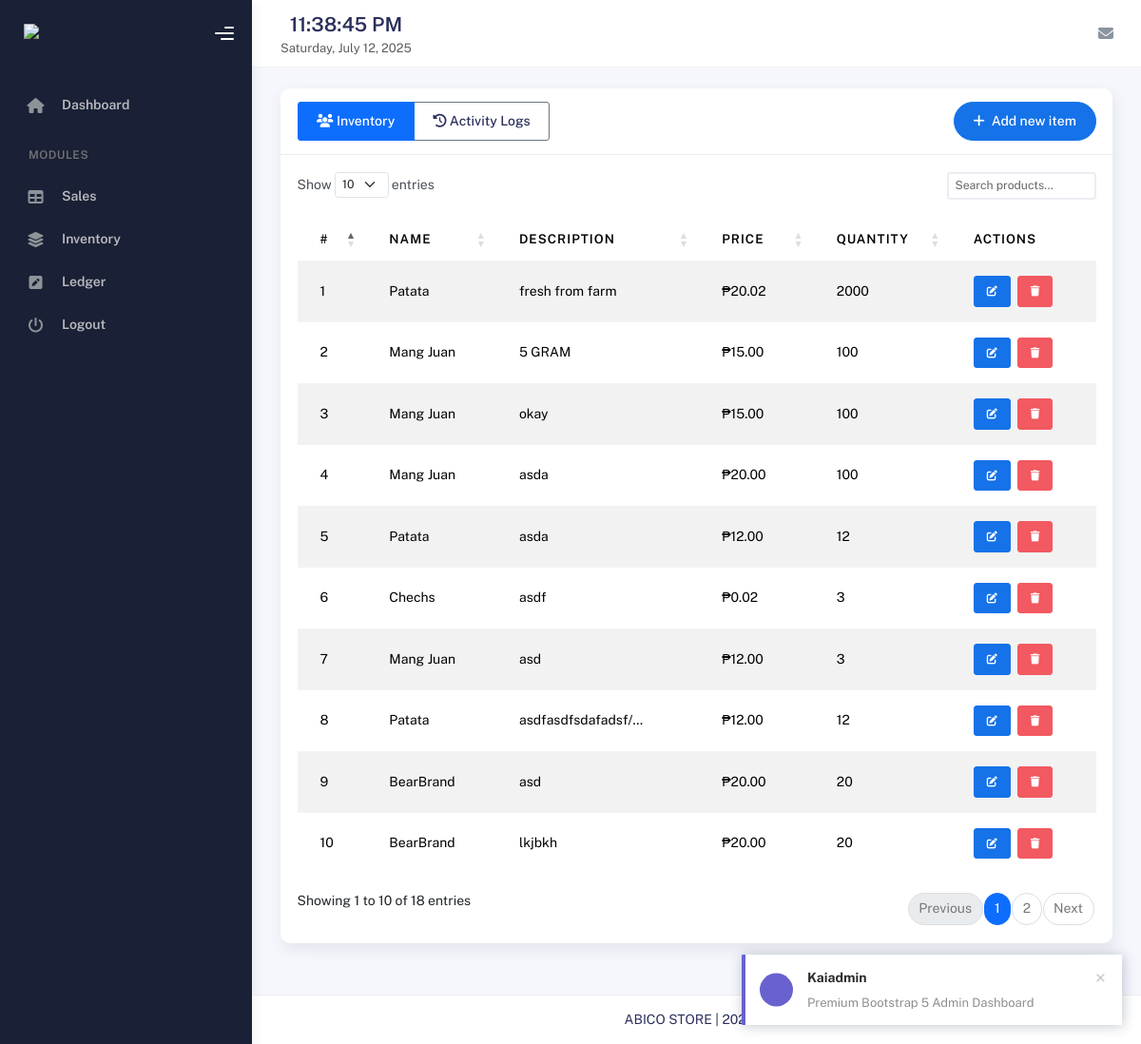
Before: /inventory/index.php (signed in) with the older database file.
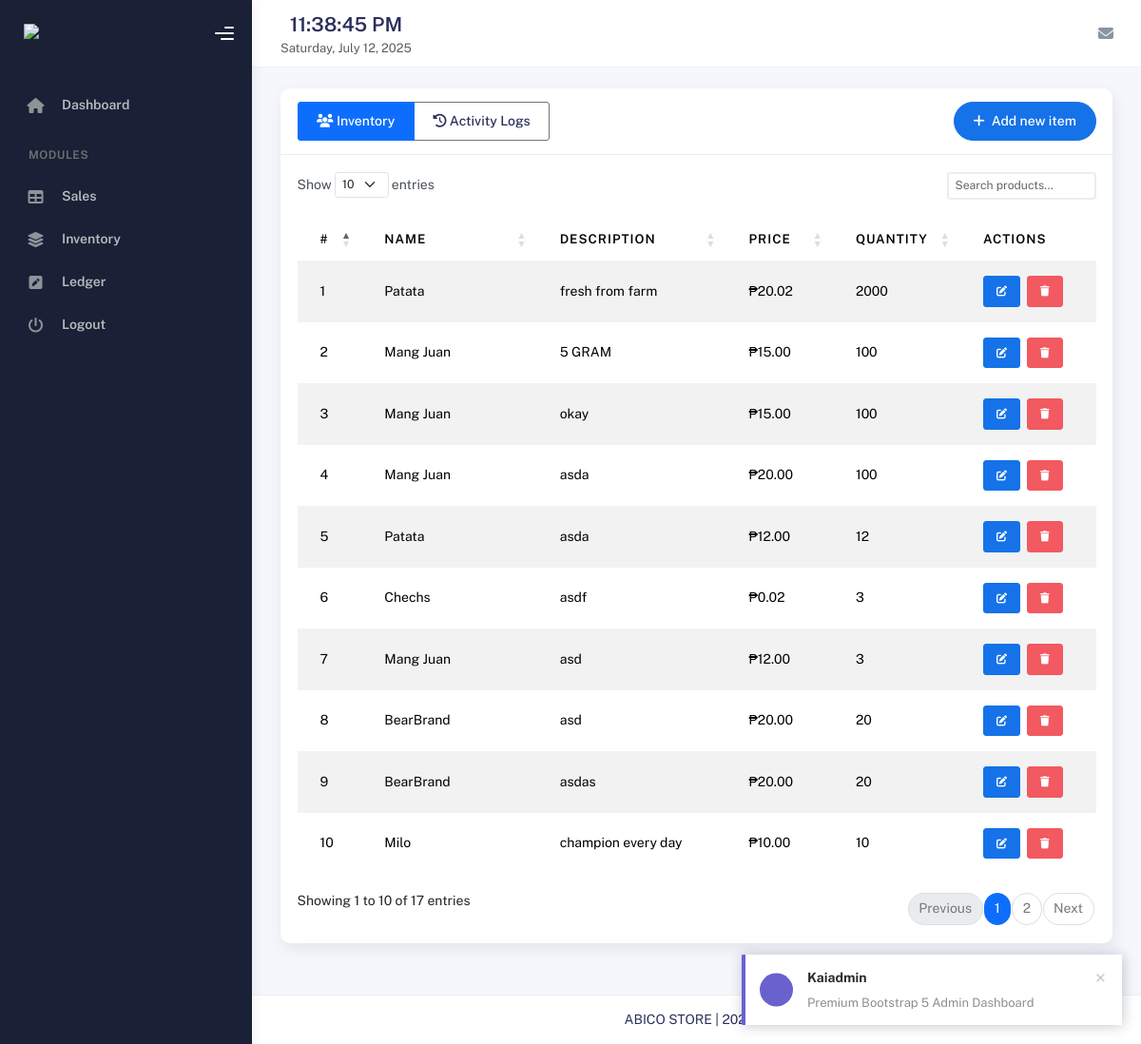
After: the same page with the newer database file.
### tables this page shows
CREATE TABLE `products` (
  `id` int(11) NOT NULL,
  `product_name` varchar(255) NOT NULL,
  `description` text DEFAULT NULL,
  `quantity` int(11) NOT NULL DEFAULT 0,
  `price` decimal(10,2) NOT NULL,
  `created_at` timestamp NOT NULL DEFAULT current_timestamp(),
  `updated_at` timestamp NOT NULL DEFAULT current_timestamp() ON UPDATE current_timestamp()
);

### includes/inventory/product.php (called while the page is built, shortened)
<?php
class product {
    private $conn;
    private $table_name = "products";
    public function __construct($db) {
        $this->conn = $db;
    }
    public function readAll() {
        $query = "SELECT * FROM " . $this->table_name . " ORDER BY created_at ASC";
        $stmt = $this->conn->prepare($query);
        $stmt->execute();
        return $stmt;
    }
}
?>

### inventory/index.php (the view, shortened to what this page needs)
<?php
require_once __DIR__ . '/../includes/inventory/product.php';
$database = new dbconn();
$db = $database->getConnection();
$product = new product($db);
$stmt = $product->readAll();
include __DIR__ . "/../templates/header.php";
include __DIR__ . "/../templates/sidebar.php";
include __DIR__ . "/../templates/nav.php";
?>
<div class="container">
    <div class="page-inner">
        <div class="card">
            <div class="card-header d-flex align-items-center justify-content-between">
                <div class="d-flex align-items-center">
                    <h4 class="card-title mb-0">
                        <div class="btn-group" role="group">
                            <a href="index.php" class="btn btn-outline-primary active">
                                <i class="fas fa-users"></i> Inventory
                            </a>
                            <a href="activity_log.php" class="btn btn-outline-secondary">
                                <i class="fas fa-history"></i> Activity Logs
                            </a>
                        </div>
                    </h4>
                </div>
                <button class="btn btn-primary btn-round" data-bs-toggle="modal" data-bs-target="#addProductModal">
                    <i class="fas fa-plus me-2"></i>Add new item
                </button>
            </div>
            <div class="card-body">
                <div class="table-responsive">
                    <table id="inventoryTable" class="table table-hover table-striped" style="width:100%">
                        <thead>
                            <tr>
                                <th>#</th>
                                <th>Name</th>
                                <th>Description</th>
                                <th>Price</th>
                                <th>Quantity</th>
                                <th>Actions</th>
                            </tr>
                        </thead>
                        <tbody>
                            <?php $count = 1; ?>
                            <?php while ($row = $stmt->fetch(PDO::FETCH_ASSOC)) { ?>
                            <tr>
                                <td><?php echo $count++; ?></td>
                                <td><?php echo htmlspecialchars(mb_strimwidth($row['product_name'], 0, 20, "...")); ?></td>
                                <td><?php echo htmlspecialchars(mb_strimwidth($row['description'], 0, 20, "...")); ?></td>
                                <td data-order="<?php echo $row['price']; ?>">₱<?php echo number_format($row['price'], 2); ?></td>
                                <td><?php echo $row['quantity']; ?></td>
                                <td>
                                    <div class="d-flex">
                                    <button class="btn btn-primary btn-sm me-2 edit-product"
                                            data-id="<?php echo $row['id']; ?>"
                                            data-name="<?php echo htmlspecialchars($row['product_name']); ?>"
                                            data-description="<?php echo htmlspecialchars($row['description']); ?>"
                                            data-quantity="<?php echo $row['quantity']; ?>"
                                            data-price="<?php echo $row['price']; ?>">
                                        <i class="fas fa-edit"></i>
                                    </button>
                                        <button class="btn btn-danger btn-sm delete-product"
                                                data-id="<?php echo $row['id']; ?>"
                                                data-name="<?php echo htmlspecialchars($row['product_name']); ?>">
                                            <i class="fas fa-trash"></i>
                                        </button>
                                    </div>
                                </td>
                            </tr>
                            <?php } ?>
                        </tbody>
                    </table>
                </div>
            </div>
        </div>
    </div>
</div>
<?php include __DIR__ . "/../templates/footer.php"; ?>
<link rel="stylesheet" type="text/css" href="https://cdn.datatables.net/1.11.5/css/dataTables.bootstrap5.min.css">
</body>
</html>

Changed rows visible on the page:
removed products: product_name "Patata", description "asdfasdfsdafadsf/...", price "12.00", quantity "12"
removed products: product_name "BearBrand", description "lkjbkh", price "20.00", quantity "20"
now on this page (row unchanged): products: product_name "BearBrand", description "asdas", price "20.00", quantity "20"
now on this page (row unchanged): products: product_name "Milo", description "champion every day", price "10.00", quantity "10"
Other visible differences:
text written by a page script: "Show entries Showing 1 to 10 of 18 entries Previous 1 2 Next" → "Show entries Showing 1 to 10 of 17 entries Previous 1 2 Next"
